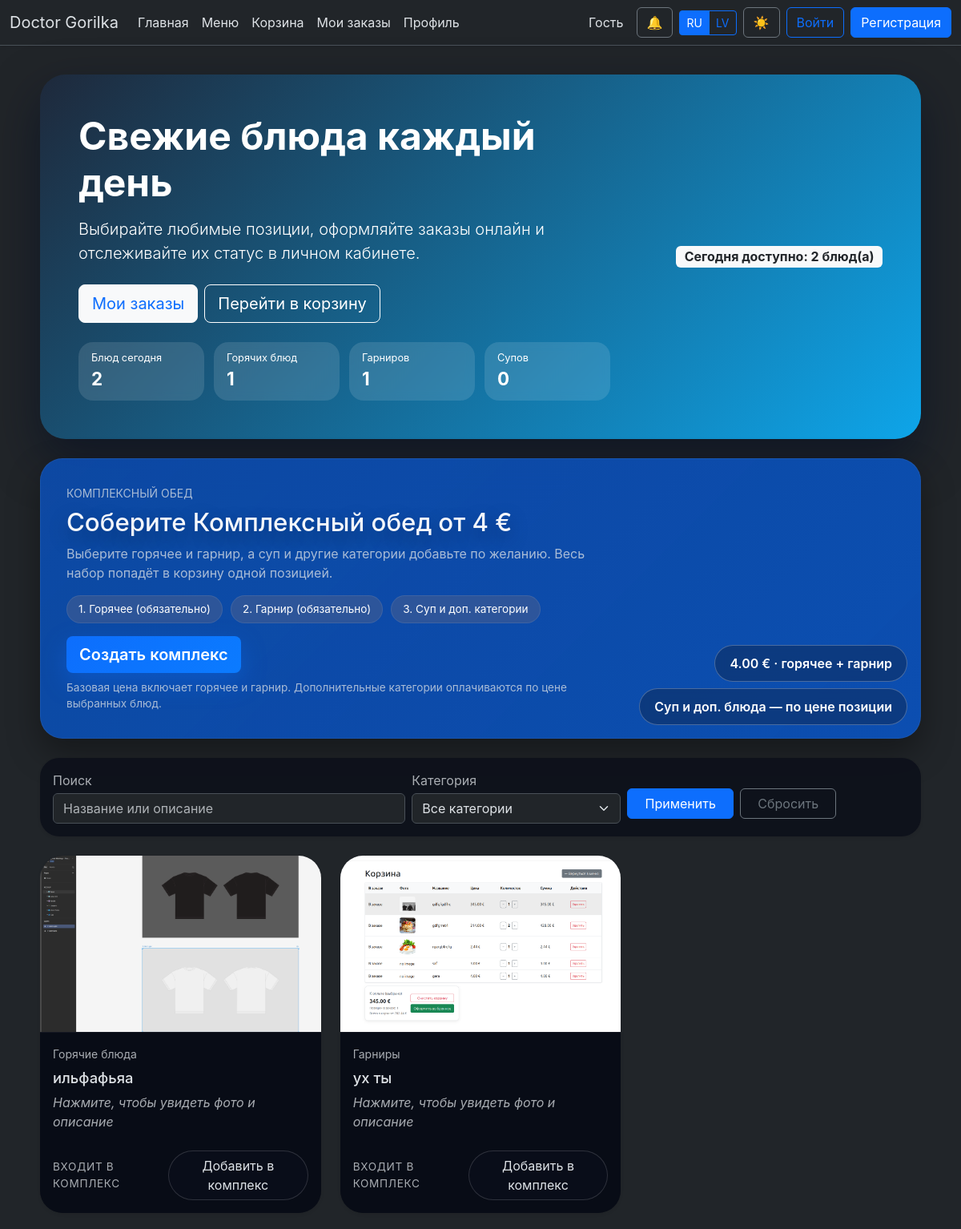
The page /menu on the database its author committed.
### tables this page shows
CREATE TABLE menu (
    id INTEGER PRIMARY KEY AUTOINCREMENT,
    title TEXT NOT NULL,
    description TEXT,
    price REAL NOT NULL,
    image_url TEXT,
    category TEXT
, image_gallery TEXT, ingredients TEXT, is_today INTEGER DEFAULT 0, use_manual_price INTEGER DEFAULT 0, name_original TEXT, name_ru TEXT, name_lv TEXT, description_original TEXT, description_ru TEXT, description_lv TEXT, category_original TEXT, category_ru TEXT, category_lv TEXT, ingredients_original TEXT, ingredients_ru TEXT, ingredients_lv TEXT, category_role TEXT DEFAULT 'main', category_key TEXT);

### resources/views/menu.php (the view, shortened to what the rows shown need)
<?php
$comboOptions = $comboOptions ?? ['categories' => [], 'roles' => [], 'counts' => []];
$comboRoles = $comboOptions['roles'] ?? [];
$locale = currentLocale();
$localizedFieldMap = [
    'ru' => ['name' => 'nameRu', 'description' => 'descriptionRu', 'category' => 'categoryRu'],
    'lv' => ['name' => 'nameLv', 'description' => 'descriptionLv', 'category' => 'categoryLv'],
];
$activeLocalizedFields = $localizedFieldMap[$locale] ?? ['name' => 'nameOriginal', 'description' => 'descriptionOriginal', 'category' => 'categoryOriginal'];
?>
<div class="page-container menu-page">
<div class="hero-card mb-4">
    <div class="row g-3 align-items-center">
        <div class="col-md-8">
            <h1 class="display-5 fw-bold"><?= htmlspecialchars(translate('menu.hero.title')) ?></h1>
        </div>
    </div>
</div>
<div class="combo-hero mb-4">
    <div class="combo-hero__content">
        <h2 class="mb-2"><?= htmlspecialchars(translate('menu.combo.title')) ?></h2>
    </div>
</div>
<?php if (empty($menuItems)): ?>
    <div class="empty-state">
        <?php if ($search !== '' || $selectedCategory !== ''): ?>
            <?= htmlspecialchars(translate('menu.empty.filtered')) ?>
        <?php else: ?>
            <?= htmlspecialchars(translate('menu.empty.default')) ?>
        <?php endif; ?>
    </div>
<?php else: ?>
    <div class="row row-cols-1 row-cols-sm-2 row-cols-lg-3 g-4">
        <?php foreach ($menuItems as $item): ?>
            <?php $gallery = $item->galleryImages(); $isUnique = $item->isUnique(); ?>
            <?php
                $nameField = $activeLocalizedFields['name'];
                $descriptionField = $activeLocalizedFields['description'];
                $categoryField = $activeLocalizedFields['category'];
                $localizedName = $item->$nameField ?? $item->nameOriginal ?? $item->title;
                $localizedDescription = $item->$descriptionField ?? $item->descriptionOriginal ?? $item->description ?? translate('common.no_description');
                $localizedCategory = $item->$categoryField ?? $item->categoryOriginal ?? translate('menu.card.no_category');
                $localizedIngredients = $item->ingredients ?? $item->ingredientsOriginal ?? '';
                $roleKey = $comboRoles[$item->id] ?? null;
            ?>
            <div class="col">
                <div class="card h-100 border-0 shadow-sm menu-card" data-item='<?= json_encode([
                    'id' => $item->id,
                    'title' => $localizedName,
                    'description' => $localizedDescription ?? '',
                    'ingredients' => $localizedIngredients,
                    'category' => $localizedCategory,
                    'price' => number_format($item->price, 2, '.', ' '),
                    'raw_price' => (float)$item->price,
                    'is_unique' => $isUnique,
                    'gallery' => $gallery,
                ], JSON_HEX_APOS | JSON_HEX_QUOT) ?>' data-combo-role="<?= htmlspecialchars($roleKey ?? '') ?>">
                <?php if (!empty($gallery[0])): ?>
                    <img src="/assets/images/<?= $gallery[0] ?>" class="card-img-top" alt="<?= htmlspecialchars($localizedName) ?>">
                <?php else: ?>
                    <img src="https://via.placeholder.com/400x220?text=<?= urlencode(translate('common.no_photo')) ?>" class="card-img-top" alt="<?= htmlspecialchars(translate('common.no_photo')) ?>">
                <?php endif; ?>
                    <div class="card-body d-flex flex-column">
                        <div class="small text-muted mb-2"><?= htmlspecialchars($localizedCategory) ?></div>
                        <h5 class="card-title d-flex align-items-center gap-2">
                            <?= htmlspecialchars($localizedName) ?>
                        </h5>
                        <p class="card-text flex-grow-1 text-muted fst-italic"><?= htmlspecialchars(translate('menu.card.click_hint')) ?></p>
                        <div class="d-flex justify-content-between align-items-center mt-2">
                            <?php if ($isUnique): ?>
                                <span class="fs-5 fw-bold text-info menu-price"><?= number_format($item->price, 2, '.', ' ') ?> €</span>
                            <?php else: ?>
                                <span class="menu-price menu-price--placeholder text-muted"><?= htmlspecialchars(translate('menu.card.price_included')) ?></span>
                            <?php endif; ?>
                            <?php if ($roleKey): ?>
                                <button type="button" class="btn btn-outline-light combo-select-btn" data-id="<?= $item->id ?>" data-default-text="<?= htmlspecialchars(translate('menu.card.button_default')) ?>" data-combo-role="<?= htmlspecialchars($roleKey) ?>" onclick="event.stopPropagation();"><?= htmlspecialchars(translate('menu.card.button_default')) ?></button>
                            <?php endif; ?>
                        </div>
                    </div>
                </div>
            </div>
        <?php endforeach; ?>
    </div>
<?php endif; ?>
</div>

### rows shown on the page
menu: shows a picture, localizedCategory "Горячие блюда", localizedName "ильфафьяа"
menu: shows a picture, localizedCategory "Гарниры", localizedName "ух ты"

### other values the page prints
translate('brand.name') "Doctor Gorilka"
translate('nav.home') "Главная"
translate('nav.menu') "Меню"
translate('nav.cart') "Корзина"
translate('nav.orders') "Мои заказы"
translate('nav.profile') "Профиль"
translate('nav.guest') "Гость"
$locale['short'] "RU"
$locale['short'] "LV"
translate('nav.login') "Войти"
translate('nav.register') "Регистрация"
translate('menu.hero.title') "Свежие блюда каждый день"
translate('menu.hero.subtitle') "Выбирайте любимые позиции, оформляйте заказы онлайн и отслеживайте их статус в личном кабинете."
translate('menu.hero.orders_btn') "Мои заказы"
translate('menu.hero.cart_btn') "Перейти в корзину"
